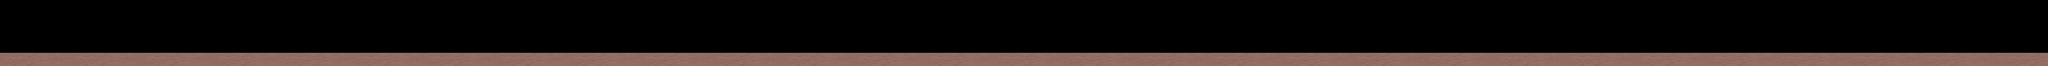

The image is a tile-based game level rendered from a .tmx file. Its description and source (layers, tilesets, objects; grid data summarised) follow:
An orthogonal 460x15 tile map with 80x80 px tiles, 1 tile layer (street) and 155 objects (23x coin_straight, 22x linhcamgiao2, 20x chonggo3, 20x linhtenxien, 17x linhtenthang, ...).

<map version="1.0" orientation="orthogonal" renderorder="right-down" width="460" height="15" tilewidth="80" tileheight="80" nextobjectid="284">
 <tileset firstgid="1" name="street3_1" tilewidth="80" tileheight="80" tilecount="48" columns="16">
  <image source="street3_1.png" width="1280" height="240" />
 </tileset>
 <layer name="street" width="460" height="15">
  <data>[6900 cells, 1380 non-empty, 48 distinct tile ids]</data>
 </layer>
 <objectgroup name="ground">
  <object id="1" x="-1.24273" y="987.333" width="36795.6" height="22" />
 </objectgroup>
 <objectgroup name="under_ground">
  <object id="128" x="-6.06064" y="1072" width="37280.4" height="32" />
 </objectgroup>
 <objectgroup name="chonggo2">
  <object id="129" name="chonggo2" x="1124.24" y="803.03" width="69.697" height="181.818" />
  <object id="131" name="chonggo2" x="1442.42" y="803.03" width="69.697" height="181.818" />
  <object id="133" name="chonggo2" x="1763.64" y="806.061" width="69.697" height="181.818" />
  <object id="135" name="chonggo2" x="2078.79" y="803.03" width="69.697" height="181.818" />
  <object id="141" name="chonggo2" x="3842.42" y="806.061" width="69.697" height="178.788" />
  <object id="161" name="chonggo2" x="8000" y="812" width="80" height="172" />
  <object id="207" name="chonggo2" x="17444" y="808" width="60" height="176" />
  <object id="209" name="chonggo2" x="17756" y="804" width="60" height="176" />
  <object id="212" name="chonggo2" x="18328" y="804" width="60" height="176" />
  <object id="213" name="chonggo2" x="18648" y="804" width="60" height="176" />
  <object id="229" name="chonggo2" x="22328" y="812" width="60" height="172" />
  <object id="231" name="chonggo2" x="22644" y="816" width="60" height="172" />
  <object id="250" name="chonggo2" x="27448" y="812" width="68" height="176" />
  <object id="252" name="chonggo2" x="27764" y="808" width="68" height="176" />
  <object id="253" name="chonggo2" x="28084" y="812" width="68" height="176" />
  <object id="255" name="chonggo2" x="28408" y="804" width="68" height="176" />
 </objectgroup>
 <objectgroup name="chonggo3">
  <object id="130" name="chonggo3" x="1278.79" y="645.455" width="78.7879" height="339.394" />
  <object id="132" name="chonggo3" x="1600" y="648.485" width="78.7879" height="339.394" />
  <object id="134" name="chonggo3" x="1921.21" y="648.485" width="78.7879" height="339.394" />
  <object id="142" name="chonggo3" x="3996.97" y="645.455" width="78.7879" height="339.394" />
  <object id="151" name="chonggo3" x="6084" y="652" width="64" height="332" />
  <object id="152" name="chonggo3" x="6280" y="652" width="64" height="332" />
  <object id="153" name="chonggo3" x="6484" y="652" width="64" height="332" />
  <object id="162" name="chonggo3" x="8804" y="648" width="68" height="336" />
  <object id="163" name="chonggo3" x="9520" y="648" width="68" height="336" />
  <object id="195" name="chonggo3" x="15200" y="648" width="68" height="336" />
  <object id="196" name="chonggo3" x="15520" y="652" width="68" height="336" />
  <object id="197" name="chonggo3" x="15844" y="648" width="68" height="336" />
  <object id="198" name="chonggo3" x="16164" y="648" width="68" height="336" />
  <object id="208" name="chonggo3" x="17600" y="736" width="64" height="248" />
  <object id="210" name="chonggo3" x="18044" y="740" width="64" height="248" />
  <object id="211" name="chonggo3" x="18480" y="732" width="64" height="248" />
  <object id="222" name="chonggo3" x="21124" y="644" width="68" height="344" />
  <object id="230" name="chonggo3" x="22488" y="656" width="60" height="332" />
  <object id="251" name="chonggo3" x="27608" y="644" width="64" height="340" />
  <object id="254" name="chonggo3" x="28244" y="644" width="64" height="340" />
 </objectgroup>
 <objectgroup name="linhtenxien">
  <object id="138" name="linhtenxien" x="2960.61" y="803.03" width="75.7576" height="184.848" />
  <object id="139" name="linhtenxien" x="3121.21" y="800" width="75.7576" height="184.848" />
  <object id="140" name="linhtenxien" x="3278.79" y="803.03" width="75.7576" height="184.848" />
  <object id="177" name="linhtenxien" x="11924" y="804" width="68" height="180" />
  <object id="178" name="linhtenxien" x="12160" y="804" width="68" height="180" />
  <object id="215" name="linhtenxien" x="19928" y="808" width="60" height="176" />
  <object id="217" name="linhtenxien" x="20404" y="812" width="60" height="176" />
  <object id="218" name="linhtenxien" x="20564" y="812" width="60" height="176" />
  <object id="219" name="linhtenxien" x="20728" y="808" width="60" height="176" />
  <object id="241" name="linhtenxien" x="25524" y="808" width="72" height="176" />
  <object id="242" name="linhtenxien" x="25204" y="808" width="72" height="176" />
  <object id="243" name="linhtenxien" x="25840" y="808" width="72" height="176" />
  <object id="244" name="linhtenxien" x="26164" y="808" width="72" height="176" />
  <object id="271" name="linhtenxien" x="32884" y="808" width="64" height="180" />
  <object id="272" name="linhtenxien" x="33080" y="804" width="64" height="180" />
  <object id="273" name="linhtenxien" x="33280" y="804" width="64" height="180" />
  <object id="274" name="linhtenxien" x="33484" y="804" width="64" height="180" />
  <object id="275" name="linhtenxien" x="33680" y="808" width="64" height="180" />
  <object id="276" name="linhtenxien" x="33884" y="804" width="64" height="180" />
  <object id="277" name="linhtenxien" x="34076" y="808" width="64" height="180" />
 </objectgroup>
 <objectgroup name="linhtenthang">
  <object id="136" name="linhtenthang" x="2481.82" y="806.061" width="72.7273" height="178.788" />
  <object id="137" name="linhtenthang" x="2718.18" y="806.061" width="72.7273" height="178.788" />
  <object id="156" name="linhtenthang" x="7288" y="808" width="64" height="176" />
  <object id="157" name="linhtenthang" x="7524" y="808" width="64" height="176" />
  <object id="174" name="linhtenthang" x="11204" y="812" width="72" height="176" />
  <object id="175" name="linhtenthang" x="11444" y="808" width="72" height="176" />
  <object id="176" name="linhtenthang" x="11680" y="808" width="72" height="176" />
  <object id="214" name="linhtenthang" x="19684" y="812" width="68" height="172" />
  <object id="216" name="linhtenthang" x="20164" y="816" width="68" height="172" />
  <object id="220" name="linhtenthang" x="20964" y="812" width="68" height="172" />
  <object id="221" name="linhtenthang" x="21284" y="812" width="68" height="172" />
  <object id="264" name="linhtenthang" x="31288" y="808" width="64" height="176" />
  <object id="265" name="linhtenthang" x="31532" y="812" width="64" height="176" />
  <object id="266" name="linhtenthang" x="31768" y="808" width="64" height="176" />
  <object id="267" name="linhtenthang" x="32008" y="808" width="64" height="176" />
  <object id="268" name="linhtenthang" x="32248" y="812" width="64" height="176" />
  <object id="269" name="linhtenthang" x="32480" y="808" width="64" height="176" />
 </objectgroup>
 <objectgroup name="linhcamroi">
  <object id="143" name="linhcamroi" x="4242.42" y="806.061" width="69.697" height="178.788" />
  <object id="144" name="linhcamroi" x="4481.82" y="803.03" width="69.697" height="178.788" />
  <object id="145" name="linhcamroi" x="4721.21" y="803.03" width="69.697" height="178.788" />
  <object id="190" name="linhcamroi" x="15040" y="800" width="72" height="180" />
  </objectgroup>
 <objectgroup name="linhcamgiao">
  <!-- 12 objects omitted --></objectgroup>
 <objectgroup name="linhcamgiao2">
  <!-- 22 objects omitted --></objectgroup>
 <objectgroup name="coin_bullion">
  <!-- 7 objects omitted --></objectgroup>
 <objectgroup name="coin_bag">
  <!-- 6 objects omitted --></objectgroup>
 <objectgroup name="coin_straight">
  <!-- 23 objects omitted --></objectgroup>
</map>
<!-- 76 of 155 objects omitted -->
